Frame 1 (no input): blank canvas, image omitted
Frame 60 (the mouse pressed at the canvas centre just before this capture): blank canvas, image omitted
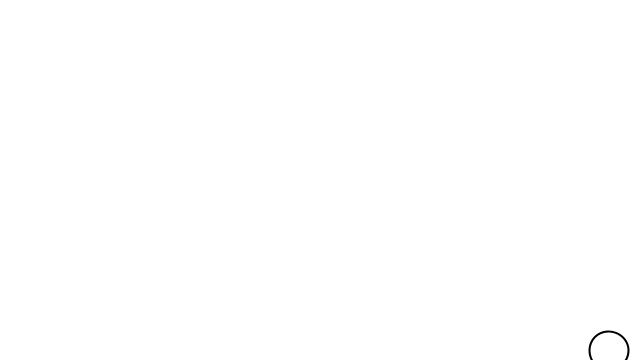
Frame 120 (the mouse held since frame 60 and released just before this capture)

The Processing sketch whose frames 1 and 60 were blank and that drew this single picture after the mouse press (run headless with seeded random() and noise(); from frame 60 on, the mouse is pressed at the canvas centre):

// Processing sketch: percentage_click_flexible_arrays_bubles
// ── percentage_click_flexible_arrays_bubles.pde
//goes with video 8.4
//Code train

int number = 30; 
int total = 0; 

Bubble[] bubbles = new Bubble[number];



//Bubble(size, fill, speed)
void setup() {
  size(640, 360);  
    for(int i=0; i<bubbles.length; i++){
  bubbles[i] = new Bubble(random(60),0,random(0.5, 1.5));
  }

}

void mousePressed(){

  total = total + 1;
  println("The total is: " + total); 
  if(total == number-10){
      
    println("Only 10 more bubbles allowed");
  
  }
}

void keyPressed(){
 total = total -1;
 println("The total is: " + total); 
}

void draw() {
  background(255);
  
  
    for(int i=0; i< total; i++){
    bubbles[i].display();
  bubbles[i].ascend();
  bubbles[i].top();
  }

}

// ── Bubble.pde
class Bubble {

  float x;
  float y;
  float diameter; 
  float colour; 
  float speed; 

  //constructer
  Bubble(float tempD, float tempColour, float tempSpeed) {
    //data
    x = random(width);
    y = height+random(150);
    diameter = tempD;
    colour = tempColour; 
    speed = tempSpeed; 

  }


  void ascend() {
    y= y -(speed);
    x = x + random(-2, 2);
  }

  void display() {
    stroke(0);
    strokeWeight(2);
    noFill();
    ellipse(x, y, diameter, diameter);
  }



  void top() {
    if (y < diameter/2) {
      y = height+random(75);
      x = random(width);
    }
  }
}
